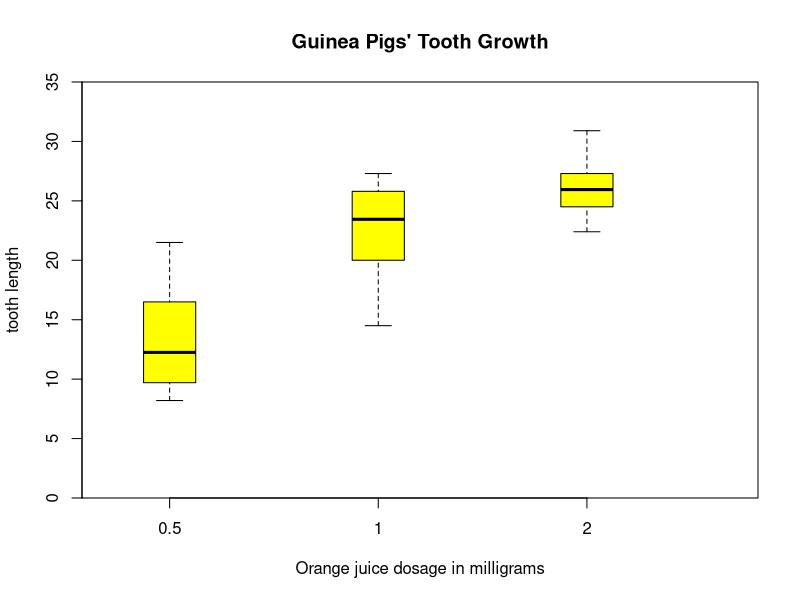
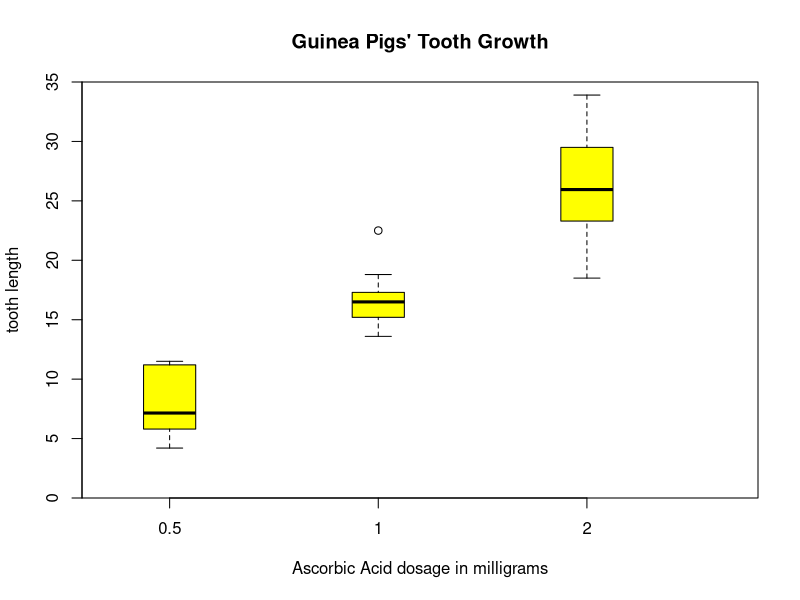

The R source for these figures, in order: (Note: this script raises an error after producing the figures.)
## ---- chunk 1
knitr::opts_chunk$set(echo = TRUE)
## ---- chunk 2

# Load dataset
library(datasets)
data("ToothGrowth")

# No scientific notation
options(scipen = 999)

## ---- chunk 3

# List length of rows / columns
dim(ToothGrowth)

# Determine column data types
str(ToothGrowth)

# Range of tooth growth
range(ToothGrowth$len)

# Levels and counts of delivery methods/supplements
table(ToothGrowth$supp)

# Levels and counts of dosages
table(ToothGrowth$dose, ToothGrowth$supp)


## ---- chunk 4


# Subset the guinea pigs given orange juice, 
# overall and by dosages
oj <- ToothGrowth[ToothGrowth$supp == "OJ",]
oj05 <- oj[oj$dose == 0.5,]
oj10 <- oj[oj$dose == 1.0,]
oj20 <- oj[oj$dose == 2.0,]

# Plot tooth odontoblast length in relation
# to increasing dosages of orange juice. 
boxplot(len ~ dose, data = oj,
        boxwex = 0.25, at = 1:3 - 0.2,
        col = "yellow",
        main = "Guinea Pigs' Tooth Growth",
        xlab = "Orange juice dosage in milligrams",
        ylab = "tooth length",
        xlim = c(0.5, 3.5), ylim = c(0, 35), yaxs = "i")




## ---- chunk 5

# Subset the guinea pigs given ascorbic acid,
# overall and by dosages
vc <- ToothGrowth[ToothGrowth$supp == "VC",]
vc05 <- vc[vc$dose == 0.5,]
vc10 <- vc[vc$dose == 1.0,]
vc20 <- vc[vc$dose == 2.0,]

# Plot tooth odontoblast length in relation
# to increasing dosages of ascorbic acid. 
boxplot(len ~ dose, data = vc,
        boxwex = 0.25, at = 1:3 - 0.2,
        col = "yellow",
        main = "Guinea Pigs' Tooth Growth",
        xlab = "Ascorbic Acid dosage in milligrams",
        ylab = "tooth length",
        xlim = c(0.5, 3.5), ylim = c(0, 35), yaxs = "i")

## ---- chunk 6
# Load libraries
library(knitr)

# Means and standard deviation for the orange
# juice at the three dosage levels
mnsOJ <- rbind(
   c("0.5",mean(oj05$len),round(sd(oj05$len),3),round(var(oj05$len),3)),
   c("1.0",mean(oj10$len),round(sd(oj10$len),3),round(var(oj10$len),3)),
   c("2.0",mean(oj20$len),round(sd(oj20$len),3),round(var(oj20$len),3))
)

# Means and standard error for the ascorbic
# acid samples 
mnsVC <- rbind(
  c("0.5",mean(vc05$len),round(sd(vc05$len),3),round(var(vc05$len),3)),
  c("1.0",mean(vc10$len),round(sd(vc10$len),3),round(var(vc10$len),3)),
  c("2.0",mean(vc20$len),round(sd(vc20$len),3),round(var(vc20$len),3))
)

# Display tables of calculated means, sd, variance
kable(mnsOJ, caption = "Orange Juice Means and Variance", col.names = c("Dossage","Mean","Std Dev","Variance"), align = 'c')

kable(mnsVC, caption = "Ascorbic Acid Means and Variance", col.names = c("Dossage","Mean","Std Dev","Variance"), align = 'c')

## ---- chunk 7

# So we conduct a t-test on the orange 
# juice sample at the 0.5 mg/day dosage level.
# This shows we can reject the null hypothesis
# that the orange juice had no impact on the 
# guinea pigs' tooth growth.
t.test(oj05$len)

# So we conduct a t-test on the ascorbic 
# acid sample at the 0.5 mg/day dosage level.
# This shows we can reject the null hypothesis
# that the ascorbic acid had no impact on the 
# guinea pigs' tooth growth.
t.test(vc05$len)

# --------------------------------

# We now compare the guinea pigs' tooth growth 
# under both supplements: 
# ----------------------
# At the 0.5 mg/daydosage level
tg05 <- ToothGrowth[ToothGrowth$dose == 0.5,] 
t.test(len ~ supp, paired = F, var.equal = F, data = tg05)

# At the 1.0 mg/daydosage level
tg10 <- ToothGrowth[ToothGrowth$dose == 1.0,] 
t.test(len ~ supp, paired = F, var.equal = F, data = tg10)

# At the 2.0 mg/daydosage level
tg20 <- ToothGrowth[ToothGrowth$dose == 2.0,] 
t.test(len ~ supp, paired = F, var.equal = F, data = tg20)


# The power of the orange juice samples at the
# 0.5 mg/day level are:
# power.t.test(n=10,delta = 13.23,sd= 4.459709, type="one.sample", alt = "one.sided")$power

